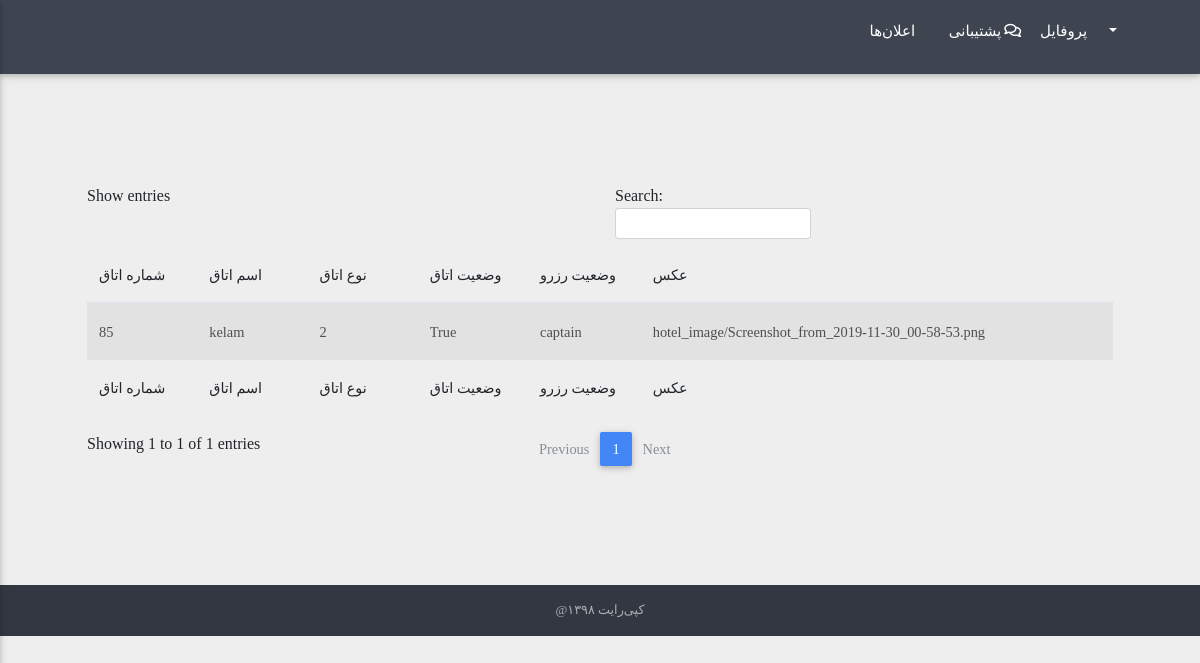
The page /dashboard/rooms/ on the database its author committed.
### Room/models.py (models this page shows, shortened)
class Room(models.Model):
    room_choice = [('1','یک تخته'),('2',"دو تخته"),("3","۳ تخته"),("4","۴ تخته")]
    no = models.CharField(max_length=5)
    name = models.CharField(max_length=255)
    room_type = models.CharField(choices=room_choice,max_length=1,default=None)
    vacant = models.BooleanField(default=False)
    reserved_for_specific_user = models.OneToOneField(Users,default=None,on_delete=models.CASCADE,null=True)
    images = models.ImageField(upload_to="hotel_image/",default=None)
    default_price = models.IntegerField(default=0)

class Users(models.Model):
    user = models.OneToOneField(User,on_delete=models.CASCADE)
    phone = models.CharField(max_length=10)
    cell_phone = models.CharField(max_length=10)
    SSN = models.CharField(max_length=10)
    Address = models.TextField()
    profile = models.ImageField(upload_to="imgs/",blank=True,null=True)
    room_alotted = models.BooleanField(default=False)
    Room = models.OneToOneField('Room',blank=True,on_delete=models.CASCADE,null=True)
    def __str__(self):
        return str(self.user)

### Room/views.py (the view)
# urls.py: url(r'^dashboard/rooms/$',views.rooms,name="Rooms"),
def rooms(request):
    queryrooms=Room.objects.all()
    return render(request,"rooms.html",{"allrooms": queryrooms})

### templates/rooms.html (shortened to what this page needs)
 {% extends 'admin_dashboard_base.html' %} {% load static %} {% block content %}
<main>
    <div class="container my-5 py-5">
        <section class="">
            <table id="dt-material-checkbox" class="table table-striped" cellspacing="0" width="100%">
                <thead>
                    <tr>
                        <th class="th-sm">شماره اتاق
                        </th>
                        <th class="th-sm">اسم اتاق
                        </th>
                        <th class="th-sm">نوع اتاق
                        </th>
                        <th class="th-sm">وضعیت اتاق
                        </th>
                        <th class="th-sm">وضعیت رزرو
                        </th>
                        <th class="th-sm">عکس
                        </th>
                    </tr>
                </thead>
                <tbody>
                    {% for v in allrooms %}
                    <tr>
                        <td>{{ v.no }}</td>
                        <td>{{ v.name }}</td>
                        <td>{{ v.room_type }}</td>
                        <td>{{ v.vacant }}</td>
                        <td>{{ v.reserved_for_specific_user }}</td>
                        <td>{{ v.images }}</td>
                    </tr>
                    {% endfor %}
                </tbody>
                <tfoot>
                    <tr>
                        <th class="th-sm">شماره اتاق
                        </th>
                        <th class="th-sm">اسم اتاق
                        </th>
                        <th class="th-sm">نوع اتاق
                        </th>
                        <th class="th-sm">وضعیت اتاق
                        </th>
                        <th class="th-sm">وضعیت رزرو
                        </th>
                        <th class="th-sm">عکس
                        </th>
                    </tr>
                </tfoot>
            </table>
        </section>
    </div>
</main>
{% endblock %}

### rows shown on the page
Room: no "85", name "kelam", room_type "2", vacant "True", reserved_for_specific_user "captain", images "hotel_image/Screenshot_from_2019-11-30_00-58-53.png"
